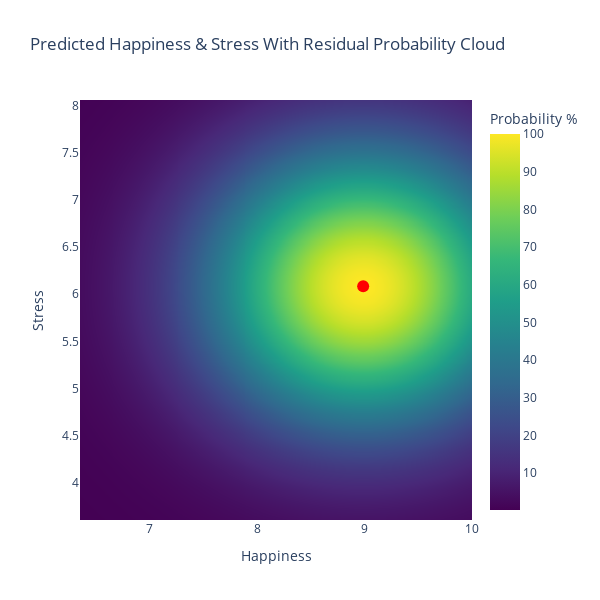

The code cell stored with this chart in its notebook:
### Code cell
# Visualization of prediction with brobability cloud
# AI used for visualisation enchancment

# --------------------------------------------
# 1. Prepare new_user (must add engineered features!)
# --------------------------------------------
new_user = pd.DataFrame([{
    "Age": 27,
    "Daily_Screen_Time(hrs)": 4.2,
    "Social_Media_Platform": "Instagram",
    "Exercise_Frequency(week)": 4,
    "Days_Without_Social_Media": 1,
    "Sleep_Quality(1-10)": 6
}])

# Add engineered features (since pipeline no longer does it)
new_user["Balance_Score"] = (
    (new_user["Exercise_Frequency(week)"] + 1) *
    (new_user["Days_Without_Social_Media"] + 1) /
    new_user["Daily_Screen_Time(hrs)"]
)

new_user["Screen_per_Exercise"] = (
    new_user["Daily_Screen_Time(hrs)"] /
    (new_user["Exercise_Frequency(week)"] + 1)
)

# Predict
prediction = final_pipeline.predict(new_user)
happiness_pred = prediction[0][0]
stress_pred = prediction[0][1]


# --------------------------------------------
# 2. Compute residuals on test set
# --------------------------------------------
# The test set X_test must also have engineered features
X_test_fe = X_test.copy()

X_test_fe["Balance_Score"] = (
    (X_test_fe["Exercise_Frequency(week)"] + 1) *
    (X_test_fe["Days_Without_Social_Media"] + 1) /
    X_test_fe["Daily_Screen_Time(hrs)"]
)

X_test_fe["Screen_per_Exercise"] = (
    X_test_fe["Daily_Screen_Time(hrs)"] /
    (X_test_fe["Exercise_Frequency(week)"] + 1)
)

# Prediction on enhanced test set
y_test_pred = final_pipeline.predict(X_test_fe)

y_test_df = y_test.reset_index(drop=True)
y_test_pred_df = pd.DataFrame(y_test_pred, columns=y_test.columns)

residuals = y_test_df - y_test_pred_df

happiness_min = max(happiness_pred + residuals["Happiness_Index(1-10)"].min(), 0)
happiness_max = min(happiness_pred + residuals["Happiness_Index(1-10)"].max(), 10)
stress_min = max(stress_pred + residuals["Stress_Level(1-10)"].min(), 0)
stress_max = min(stress_pred + residuals["Stress_Level(1-10)"].max(), 10)


# --------------------------------------------
# 3. Create probability cloud grid
# --------------------------------------------
grid_size = 200
happiness_grid = np.linspace(happiness_min, happiness_max, grid_size)
stress_grid = np.linspace(stress_min, stress_max, grid_size)
H, S = np.meshgrid(happiness_grid, stress_grid)

happiness_std = residuals["Happiness_Index(1-10)"].std()
stress_std = residuals["Stress_Level(1-10)"].std()

Z = np.exp(
    -(((H - happiness_pred)**2)/(2 * happiness_std**2) +
      ((S - stress_pred)**2)/(2 * stress_std**2))
)

Z_percent = (Z / Z.max()) * 100


# --------------------------------------------
# 4. Plot heatmap with Plotly
# --------------------------------------------
fig = go.Figure()

fig.add_trace(go.Heatmap(
    z=Z_percent,
    x=happiness_grid,
    y=stress_grid,
    colorscale='Viridis',
    colorbar=dict(title='Probability %'),
    zsmooth='best'
))

fig.add_trace(go.Scatter(
    x=[happiness_pred],
    y=[stress_pred],
    mode='markers',
    marker=dict(color='red', size=12),
    name='Predicted Value'
))

fig.update_layout(
    title='Predicted Happiness & Stress With Residual Probability Cloud',
    xaxis_title='Happiness',
    yaxis_title='Stress',
    xaxis=dict(range=[happiness_min, happiness_max]),
    yaxis=dict(range=[stress_min, stress_max]),
    width=600,
    height=600
)

fig.show()

### Figure 1 — Plotly figure (JSON) as saved in the notebook; plotly's stock layout.template omitted (floating-point values rounded to 4 significant figures; data arrays with more than 128 entries replaced by an {"elided": "..."} marker saying what was removed)
{"data": [{"colorbar": {"title": {"text": "Probability %"}}, "colorscale": [[0, "#440154"], [0.1111, "#482878"], [0.2222, "#3e4989"], [0.3333, "#31688e"], [0.4444, "#26828e"], [0.5556, "#1f9e89"], [0.6667, "#35b779"], [0.7778, "#6ece58"], [0.8889, "#b5de2b"], [1, "#fde725"]], "type": "heatmap", "x": {"elided": "200 float values"}, "y": {"elided": "200 float values"}, "z": {"elided": "200x200 float values"}, "zsmooth": "best"}, {"marker": {"color": "red", "size": 12}, "mode": "markers", "name": "Predicted Value", "type": "scatter", "x": [8.987], "y": [6.086]}], "layout": {"height": 600, "title": {"text": "Predicted Happiness & Stress With Residual Probability Cloud"}, "width": 600, "xaxis": {"range": [6.351, 10], "title": {"text": "Happiness"}}, "yaxis": {"range": [3.606, 8.06], "title": {"text": "Stress"}}}}
